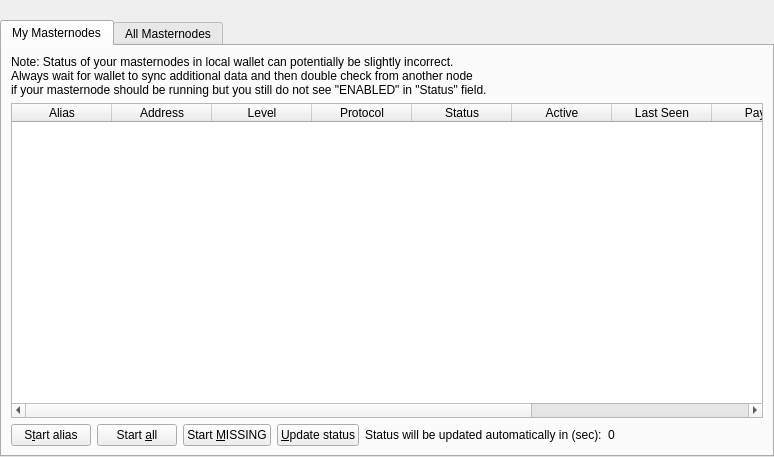
<?xml version="1.0" encoding="UTF-8"?>
<ui version="4.0">
 <class>MasternodeList</class>
 <widget class="QWidget" name="MasternodeList">
  <property name="geometry">
   <rect>
    <x>0</x>
    <y>0</y>
    <width>774</width>
    <height>457</height>
   </rect>
  </property>
  <property name="windowTitle">
   <string>Form</string>
  </property>
  <layout class="QVBoxLayout" name="topLayout">
   <property name="leftMargin">
    <number>0</number>
   </property>
   <property name="topMargin">
    <number>0</number>
   </property>
   <property name="rightMargin">
    <number>0</number>
   </property>
   <property name="bottomMargin">
    <number>0</number>
   </property>
   <item>
    <layout class="QVBoxLayout" name="verticalLayout">
     <property name="bottomMargin">
      <number>0</number>
     </property>
     <item>
      <spacer name="horizontalSpacer0">
       <property name="orientation">
        <enum>Qt::Horizontal</enum>
       </property>
       <property name="sizeHint" stdset="0">
        <size>
         <width>40</width>
         <height>20</height>
        </size>
       </property>
      </spacer>
     </item>
     <item>
      <widget class="QTabWidget" name="tabWidget">
       <property name="currentIndex">
        <number>0</number>
       </property>
       <widget class="QWidget" name="tabMyMasternodes">
        <attribute name="title">
         <string>My Masternodes</string>
        </attribute>
        <layout class="QGridLayout" name="gridLayout_2">
         <item row="0" column="0">
          <layout class="QVBoxLayout" name="verticalLayout_2">
           <property name="bottomMargin">
            <number>0</number>
           </property>
           <item>
            <layout class="QHBoxLayout" name="horizontalLayout_note">
             <property name="bottomMargin">
              <number>0</number>
             </property>
             <item>
              <widget class="QLabel" name="updateNote">
               <property name="text">
                <string>Note: Status of your masternodes in local wallet can potentially be slightly incorrect.&lt;br /&gt;Always wait for wallet to sync additional data and then double check from another node&lt;br /&gt;if your masternode should be running but you still do not see &quot;ENABLED&quot; in &quot;Status&quot; field.</string>
               </property>
              </widget>
             </item>
            </layout>
           </item>
           
           <item>
            <widget class="QTableWidget" name="tableWidgetMyMasternodes">
             <property name="minimumSize">
              <size>
               <width>695</width>
               <height>0</height>
              </size>
             </property>
             <property name="editTriggers">
              <set>QAbstractItemView::NoEditTriggers</set>
             </property>
             <property name="alternatingRowColors">
              <bool>true</bool>
             </property>
             <property name="selectionMode">
              <enum>QAbstractItemView::SingleSelection</enum>
             </property>
             <property name="selectionBehavior">
              <enum>QAbstractItemView::SelectRows</enum>
             </property>
             <property name="sortingEnabled">
              <bool>true</bool>
             </property>
             <attribute name="horizontalHeaderStretchLastSection">
              <bool>true</bool>
             </attribute>
             <column>
              <property name="text">
               <string>Alias</string>
              </property>
             </column>
             <column>
              <property name="text">
               <string>Address</string>
              </property>
             </column>
             <column>
              <property name="text">
               <string>Level</string>
              </property>
             </column>
             <column>
              <property name="text">
               <string>Protocol</string>
              </property>
             </column>
             <column>
              <property name="text">
               <string>Status</string>
              </property>
             </column>
             <column>
              <property name="text">
               <string>Active</string>
              </property>
             </column>
             <column>
              <property name="text">
               <string>Last Seen</string>
              </property>
             </column>
             <column>
              <property name="text">
               <string>Payee</string>
              </property>
             </column>
             <column>
              <property name="text">
               <string>24h Coins</string>
              </property>
             </column>
             <column>
              <property name="text">
               <string>Luck</string>
              </property>
             </column>
            </widget>
           </item>
           <item>
            <layout class="QHBoxLayout" name="horizontalLayout_5">
             <property name="bottomMargin">
              <number>0</number>
             </property>
             <item>
              <widget class="QPushButton" name="startButton">
               <property name="text">
                <string>S&amp;tart alias</string>
               </property>
              </widget>
             </item>
             <item>
              <widget class="QPushButton" name="startAllButton">
               <property name="text">
                <string>Start &amp;all</string>
               </property>
              </widget>
             </item>
             <item>
              <widget class="QPushButton" name="startMissingButton">
               <property name="text">
                <string>Start &amp;MISSING</string>
               </property>
              </widget>
             </item>
             <item>
              <widget class="QPushButton" name="UpdateButton">
               <property name="text">
                <string>&amp;Update status</string>
               </property>
              </widget>
             </item>
             <item>
              <widget class="QLabel" name="autoupdate_label">
               <property name="text">
                <string>Status will be updated automatically in (sec):</string>
               </property>
              </widget>
             </item>
             <item>
              <widget class="QLabel" name="secondsLabel">
               <property name="text">
                <string>0</string>
               </property>
              </widget>
             </item>
             <item>
              <spacer name="horizontalSpacer_5">
               <property name="orientation">
                <enum>Qt::Horizontal</enum>
               </property>
               <property name="sizeHint" stdset="0">
                <size>
                 <width>40</width>
                 <height>20</height>
                </size>
               </property>
              </spacer>
             </item>
            </layout>
           </item>
          </layout>
         </item>
        </layout>
       </widget>
       <widget class="QWidget" name="tabAllMasternodes">
        <attribute name="title">
         <string>All Masternodes</string>
        </attribute>
        <layout class="QGridLayout" name="gridLayout">
         <item row="0" column="0">
          <layout class="QHBoxLayout" name="horizontalLayout_3">
           <property name="bottomMargin">
            <number>0</number>
           </property>
           <item>
            <widget class="QLabel" name="label_filter">
             <property name="text">
              <string>Filter List:</string>
             </property>
            </widget>
           </item>
           <item>
            <widget class="QLineEdit" name="filterLineEdit">
             <property name="toolTip">
              <string>Filter masternode list</string>
             </property>
            </widget>
           </item>
           <item>
            <spacer name="horizontalSpacer_3">
             <property name="orientation">
              <enum>Qt::Horizontal</enum>
             </property>
             <property name="sizeHint" stdset="0">
              <size>
               <width>10</width>
               <height>20</height>
              </size>
             </property>
            </spacer>
           </item>
           <item>
            <widget class="QLabel" name="label_count">
             <property name="text">
              <string>Node Count:</string>
             </property>
            </widget>
           </item>
           <item>
            <widget class="QLabel" name="countLabel">
             <property name="text">
              <string>0</string>
             </property>
            </widget>
           </item>
          </layout>
         </item>
         <item row="1" column="0">
          <widget class="QTableWidget" name="tableWidgetMasternodes">
           <property name="editTriggers">
            <set>QAbstractItemView::NoEditTriggers</set>
           </property>
           <property name="alternatingRowColors">
            <bool>true</bool>
           </property>
           <property name="selectionBehavior">
            <enum>QAbstractItemView::SelectRows</enum>
           </property>
           <property name="sortingEnabled">
            <bool>true</bool>
           </property>
           <attribute name="horizontalHeaderStretchLastSection">
            <bool>true</bool>
           </attribute>
           <column>
            <property name="text">
             <string>Address</string>
            </property>
           </column>
           <column>
            <property name="text">
             <string>Level</string>
            </property>
           </column>
           <column>
            <property name="text">
             <string>Protocol</string>
            </property>
           </column>
           <column>
            <property name="text">
             <string>Status</string>
            </property>
           </column>
           <column>
            <property name="text">
             <string>Active</string>
            </property>
           </column>
           <column>
            <property name="text">
             <string>Last Seen</string>
            </property>
           </column>
           <column>
            <property name="text">
             <string>Payee</string>
            </property>
           </column>
           <column>
            <property name="text">
             <string>24h Coins</string>
            </property>
           </column>
           <column>
            <property name="text">
             <string>Luck</string>
            </property>
           </column>
          </widget>
         </item>
        </layout>
       </widget>
      </widget>
     </item>
    </layout>
   </item>
  </layout>
 </widget>
 <resources/>
 <connections/>
</ui>
